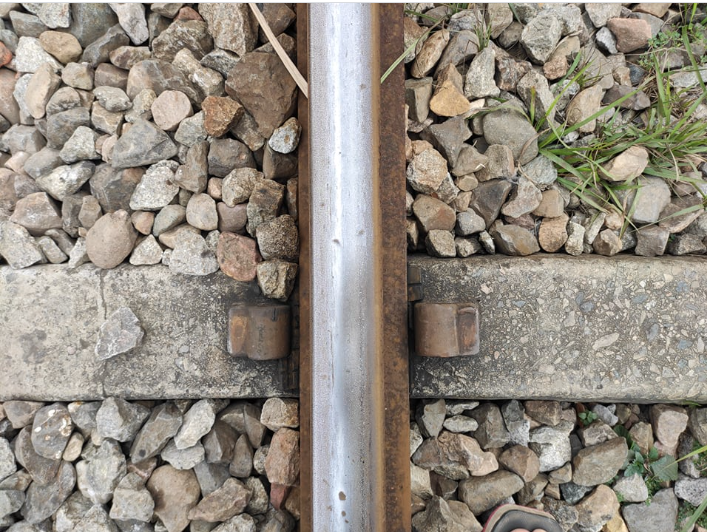
#> input picture dataset/Screenshot 2025-12-14 233505.png, 707 x 532 px; its folder holds only this picture in this run
$ python run_dataset.py
#> lines starting #> are read from the running program, lines starting #| are printed output that depends on the picture; after the words box and inside, x2 and y2 are one past the last pixel; in counts of white or black regions, pixels touching at a corner belong together
### simple_detector.py
import cv2
import numpy as np
import matplotlib.pyplot as plt
from typing import Dict

class RustDetector:
    def __init__(self):
        # HSV thresholds for rust detection
        self.rust_lower = np.array([5, 50, 50])
        self.rust_upper = np.array([25, 255, 200])

    def segment_rails(self, image: np.ndarray) -> np.ndarray:
        """Stage 1: Advanced metal detection - isolate only rail metal surfaces"""
        gray = cv2.cvtColor(image, cv2.COLOR_BGR2GRAY)

        # Metal detection using texture and intensity
        # Rails are typically darker, smoother, and more uniform than ballast

        # 1. Intensity-based filtering (rails are darker)
        _, dark_regions = cv2.threshold(gray, 120, 255, cv2.THRESH_BINARY_INV)

        # 2. Texture analysis - rails have less texture variation
        kernel = np.ones((5,5), np.float32) / 25
        smooth = cv2.filter2D(gray, -1, kernel)
        texture_diff = cv2.absdiff(gray, smooth)
        _, low_texture = cv2.threshold(texture_diff, 15, 255, cv2.THRESH_BINARY_INV)

        # 3. Edge-based rail detection
        edges = cv2.Canny(gray, 50, 150)

        # Detect long straight lines (rail edges)
        lines = cv2.HoughLinesP(edges, 1, np.pi/180, threshold=100, minLineLength=50, maxLineGap=10)
        line_mask = np.zeros_like(gray)

        if lines is not None:
            for line in lines:
                x1, y1, x2, y2 = line[0]
                # Only keep near-vertical or near-horizontal lines (rail orientation)
                angle = np.abs(np.arctan2(y2-y1, x2-x1) * 180 / np.pi)
                if angle < 30 or angle > 150:  # Vertical-ish lines
                    cv2.line(line_mask, (x1, y1), (x2, y2), 255, 8)

        # 4. Combine all metal detection criteria
        metal_mask = cv2.bitwise_and(dark_regions, low_texture)
        metal_mask = cv2.bitwise_and(metal_mask, cv2.dilate(line_mask, np.ones((5,5), np.uint8)))

        # 5. Morphological operations to clean up
        kernel = cv2.getStructuringElement(cv2.MORPH_RECT, (3, 15))
        metal_mask = cv2.morphologyEx(metal_mask, cv2.MORPH_CLOSE, kernel)

        # Remove small objects (pebbles, noise)
        kernel = cv2.getStructuringElement(cv2.MORPH_ELLIPSE, (7, 7))
        metal_mask = cv2.morphologyEx(metal_mask, cv2.MORPH_OPEN, kernel)

        return (metal_mask > 0).astype(np.uint8)

    def refine_rail_mask(self, mask: np.ndarray) -> np.ndarray:
        """Stage 2: Refine rail mask using morphological operations"""
        kernel = cv2.getStructuringElement(cv2.MORPH_ELLIPSE, (5, 5))

        # Close gaps in rails
        mask = cv2.morphologyEx(mask, cv2.MORPH_CLOSE, kernel)

        # Remove small noise
        mask = cv2.morphologyEx(mask, cv2.MORPH_OPEN, kernel)

        return mask

    def extract_rail_only(self, image: np.ndarray, rail_mask: np.ndarray) -> np.ndarray:
        """Stage 3: Extract only rail regions, remove ballast/pebbles"""
        rail_only = image.copy()
        rail_only[rail_mask == 0] = [0, 0, 0]  # Black out non-rail areas
        return rail_only

    def detect_rust_hsv(self, rail_image: np.ndarray, rail_mask: np.ndarray) -> np.ndarray:
        """Stage 4: Detect rust using HSV color space"""
        hsv = cv2.cvtColor(rail_image, cv2.COLOR_BGR2HSV)

        # Create rust mask based on color
        rust_mask = cv2.inRange(hsv, self.rust_lower, self.rust_upper)

        # Apply only to rail regions
        rust_mask = cv2.bitwise_and(rust_mask, rail_mask * 255)

        # Morphological cleanup
        kernel = cv2.getStructuringElement(cv2.MORPH_ELLIPSE, (3, 3))
        rust_mask = cv2.morphologyEx(rust_mask, cv2.MORPH_CLOSE, kernel)
        rust_mask = cv2.morphologyEx(rust_mask, cv2.MORPH_OPEN, kernel)

        return (rust_mask > 0).astype(np.uint8)

    def calculate_rust_severity(self, rust_mask: np.ndarray, rail_mask: np.ndarray) -> Dict:
        """Stage 5: Calculate rust severity metrics"""
        rail_pixels = np.sum(rail_mask)
        rust_pixels = np.sum(rust_mask)

        if rail_pixels == 0:
            return {"percentage": 0, "severity": "No Rails Detected", "regions": 0}

        rust_percentage = (rust_pixels / rail_pixels) * 100

        # Find rust regions
        contours, _ = cv2.findContours(rust_mask, cv2.RETR_EXTERNAL, cv2.CHAIN_APPROX_SIMPLE)
        num_regions = len(contours)

        # Classify severity
        if rust_percentage < 5:
            severity = "Healthy"
        elif rust_percentage < 15:
            severity = "Moderate Rust"
        else:
            severity = "Critical"

        return {
            "percentage": round(rust_percentage, 2),
            "severity": severity,
            "regions": num_regions,
            "rail_pixels": rail_pixels,
            "rust_pixels": rust_pixels
        }

    def process_image(self, image_path: str) -> Dict:
        """Complete pipeline: Process railway image and detect rust"""
        # Load image
        image = cv2.imread(image_path)
        if image is None:
            raise ValueError(f"Could not load image: {image_path}")

        print("Stage 1: Segmenting rails...")
        rail_mask = self.segment_rails(image)

        print("Stage 2: Refining rail mask...")
        rail_mask_refined = self.refine_rail_mask(rail_mask)

        print("Stage 3: Extracting rail regions...")
        rail_only = self.extract_rail_only(image, rail_mask_refined)

        print("Stage 4: Detecting rust...")
        rust_mask = self.detect_rust_hsv(rail_only, rail_mask_refined)

        print("Stage 5: Calculating severity...")
        severity_metrics = self.calculate_rust_severity(rust_mask, rail_mask_refined)

        # Generate intermediate processing images
        gray = cv2.cvtColor(image, cv2.COLOR_BGR2GRAY)
        _, binary_mask = cv2.threshold(gray, 120, 255, cv2.THRESH_BINARY_INV)

        # Texture analysis
        kernel = np.ones((5,5), np.float32) / 25
        smooth = cv2.filter2D(gray, -1, kernel)
        texture_diff = cv2.absdiff(gray, smooth)
        _, low_texture = cv2.threshold(texture_diff, 15, 255, cv2.THRESH_BINARY_INV)

        # Edge detection
        edges = cv2.Canny(gray, 50, 150)

        # HSV analysis
        hsv = cv2.cvtColor(rail_only, cv2.COLOR_BGR2HSV)

        # Morphological operations
        kernel_morph = cv2.getStructuringElement(cv2.MORPH_ELLIPSE, (7, 7))
        opened = cv2.morphologyEx(rail_mask_refined * 255, cv2.MORPH_OPEN, kernel_morph)

        return {
            "original_image": image,
            "binary_mask": binary_mask,
            "texture_mask": low_texture,
            "edges": edges,
            "rail_mask": rail_mask_refined,
            "morphological": opened,
            "rail_only": rail_only,
            "hsv_image": hsv,
            "rust_mask": rust_mask,
            "metrics": severity_metrics
        }

    def visualize_results(self, results: Dict, save_path: str = None):
        """Visualize detection results with green rail lines"""
        fig, axes = plt.subplots(2, 3, figsize=(15, 10))

        # Original image
        axes[0, 0].imshow(cv2.cvtColor(results["original_image"], cv2.COLOR_BGR2RGB))
        axes[0, 0].set_title("Original Image")
        axes[0, 0].axis('off')

        # Rail mask
        axes[0, 1].imshow(results["rail_mask"], cmap='gray')
        axes[0, 1].set_title("Rail Segmentation")
        axes[0, 1].axis('off')

        # Rail only
        axes[0, 2].imshow(cv2.cvtColor(results["rail_only"], cv2.COLOR_BGR2RGB))
        axes[0, 2].set_title("Rails Only (Ballast Removed)")
        axes[0, 2].axis('off')

        # Rust mask
        axes[1, 0].imshow(results["rust_mask"], cmap='Reds')
        axes[1, 0].set_title("Rust Detection")
        axes[1, 0].axis('off')

        # Overlay with green rail lines and red rust
        overlay = results["original_image"].copy()

        # Draw green lines for detected rails
        rail_contours, _ = cv2.findContours(results["rail_mask"], cv2.RETR_EXTERNAL, cv2.CHAIN_APPROX_SIMPLE)
        for contour in rail_contours:
            if cv2.contourArea(contour) > 1000:  # Only draw significant rail areas
                cv2.drawContours(overlay, [contour], -1, (0, 255, 0), 3)  # Green outline

        # Highlight rust areas in red
        overlay[results["rust_mask"] == 1] = [0, 0, 255]

        axes[1, 1].imshow(cv2.cvtColor(overlay, cv2.COLOR_BGR2RGB))
        axes[1, 1].set_title("Green=Rails, Red=Rust")
        axes[1, 1].axis('off')

        # Metrics
        metrics = results["metrics"]
        axes[1, 2].text(0.1, 0.8, f"Rust Percentage: {metrics['percentage']}%", fontsize=12)
        axes[1, 2].text(0.1, 0.6, f"Severity: {metrics['severity']}", fontsize=12)
        axes[1, 2].text(0.1, 0.4, f"Rust Regions: {metrics['regions']}", fontsize=12)
        axes[1, 2].text(0.1, 0.2, f"Rail Pixels: {metrics['rail_pixels']}", fontsize=10)
        axes[1, 2].set_title("Analysis Results")
        axes[1, 2].axis('off')

        plt.tight_layout()

        if save_path:
            plt.savefig(save_path, dpi=300, bbox_inches='tight')
        plt.show()

# [15 lines that do not run on import are left out]

### run_dataset.py
import os
import glob
from simple_detector import RustDetector

def process_dataset():
    """Process all images from dataset folder"""
    detector = RustDetector()
    dataset_path = r"C:\Users\abhih\Desktop\Track investigative bot\rusty2\dataset"

    # Find all image files
    image_files = glob.glob(os.path.join(dataset_path, "*.png"))

    print(f"Found {len(image_files)} images to process")

    # Create results folder
    results_folder = os.path.join(dataset_path, "results")
    os.makedirs(results_folder, exist_ok=True)

    # Process each image
    for i, image_path in enumerate(image_files):
        print(f"\nProcessing {i+1}/{len(image_files)}: {os.path.basename(image_path)}")

        try:
            results = detector.process_image(image_path)
#> in process_image, image is the input picture: shape (532, 707, 3); mean B, G, R 128.6, 139.3, 147.1
#> in segment_rails, `_, dark_regions = cv2.threshold(gray, 120, 255, cv2.THRESH_BINARY_INV)`:
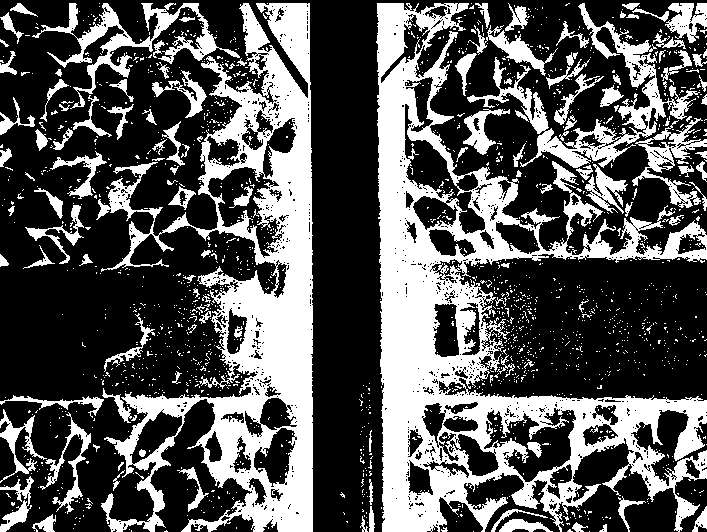
#> dark_regions: shape (532, 707); 33.9% white; 1736 white regions (1615 under 20 px), largest, box (x1, y1, x2, y2) and area: (376, 3, 707, 532) 52111, (96, 3, 313, 532) 39205, (467, 3, 700, 168) 6305
#> in segment_rails, `_, low_texture = cv2.threshold(texture_diff, 15, 255, cv2.THRESH_BINAR..`: low_texture: shape (532, 707); 70.7% white; black in thin lines or dots
#> in segment_rails, `edges = cv2.Canny(gray, 50, 150)`:
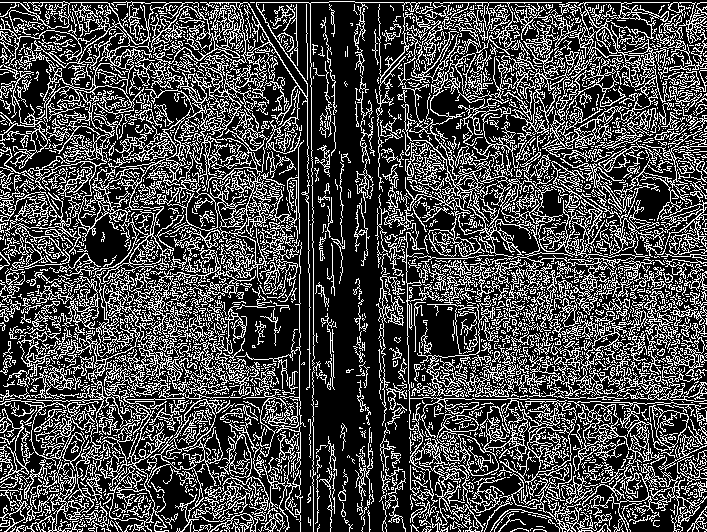
#> edges: shape (532, 707); 28.8% white in thin lines or dots
#> in segment_rails, `lines = cv2.HoughLinesP(edges, 1, np.pi/180, threshold=100, minLineLen..`: lines = 1402 rows, first 6: [355, 2, 706, 2], [363, 154, 706, 497], [15, 495, 96, 414], [41, 455, 329, 167], [265, 375, 327, 313], [0, 424, 321, 246]
#> the loop in segment_rails, `for line in lines:` made 1402 passes
#> (x1, y1, x2, y2, angle) on passes 1 to 3: (355, 2, 706, 2, 0), (363, 154, 706, 497, 45), (15, 495, 96, 414, 45)
#> after the loop in segment_rails, `for line in lines:`:
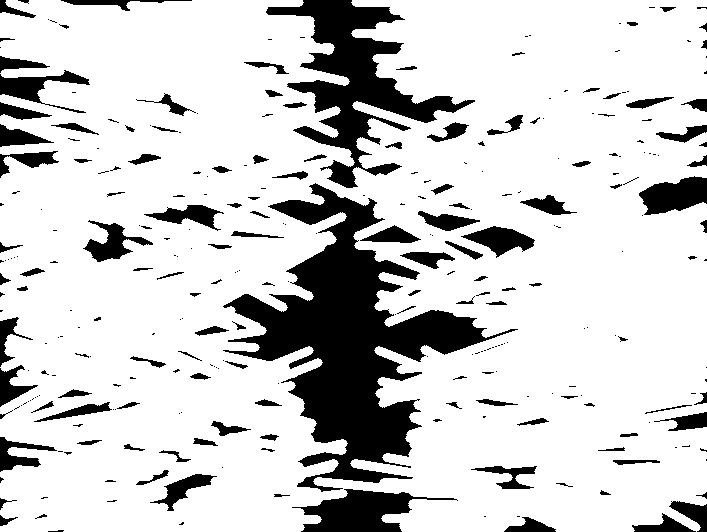
#> line_mask: shape (532, 707); 81.5% white; 303 black regions (171 under 20 px), largest, box (x1, y1, x2, y2) and area: (223, 183, 518, 492) 28769, (266, 0, 475, 188) 11721, (292, 489, 458, 532) 3463
#> in segment_rails, `metal_mask = cv2.bitwise_and(dark_regions, low_texture)`: metal_mask: shape (532, 707); 22.2% white; 3094 white regions (2844 under 20 px), largest, box (x1, y1, x2, y2) and area: (376, 5, 528, 532) 22731, (203, 5, 313, 532) 21040, (464, 395, 684, 474) 3997
#> in segment_rails, `metal_mask = cv2.bitwise_and(metal_mask, cv2.dilate(line_mask, np.ones..`: metal_mask: shape (532, 707); 19.4% white; 3042 white regions (2778 under 20 px), largest, box (x1, y1, x2, y2) and area: (203, 276, 313, 491) 6542, (213, 5, 312, 221) 5724, (379, 240, 486, 329) 4036
#> in segment_rails, `kernel = cv2.getStructuringElement(cv2.MORPH_RECT, (3, 15))`: kernel = 15 rows, first 8: [1, 1, 1], [1, 1, 1], [1, 1, 1], [1, 1, 1], [1, 1, 1], [1, 1, 1], [1, 1, 1], [1, 1, 1]
#> in segment_rails, `metal_mask = cv2.morphologyEx(metal_mask, cv2.MORPH_CLOSE, kernel)`: metal_mask: shape (532, 707); 36.8% white; 143 white regions (100 under 20 px), largest, box (x1, y1, x2, y2) and area: (376, 0, 707, 532) 78547, (47, 0, 313, 532) 47307, (0, 396, 64, 532) 2022
#> in segment_rails, `metal_mask = cv2.morphologyEx(metal_mask, cv2.MORPH_OPEN, kernel)`: metal_mask: shape (532, 707); 33.4% white; 84 white regions, largest, box (x1, y1, x2, y2) and area: (377, 106, 707, 532) 41334, (182, 0, 313, 532) 32575, (532, 0, 707, 224) 14071
#> in refine_rail_mask, `kernel = cv2.getStructuringElement(cv2.MORPH_ELLIPSE, (5, 5))`: kernel = [[0, 0, 1, 0, 0], [1, 1, 1, 1, 1], [1, 1, 1, 1, 1], [1, 1, 1, 1, 1], [0, 0, 1, 0, 0]]
#> in refine_rail_mask, `mask = cv2.morphologyEx(mask, cv2.MORPH_CLOSE, kernel)`: mask: shape (532, 707); values 0 (black) and 1 (white), 33.9% white; 68 white regions, largest, box (x1, y1, x2, y2) and area: (377, 0, 707, 532) 47570, (177, 0, 313, 532) 33081, (465, 0, 707, 224) 18151
#> in refine_rail_mask, `mask = cv2.morphologyEx(mask, cv2.MORPH_OPEN, kernel)`: mask: shape (532, 707); values 0 (black) and 1 (white), 33.9% white; 75 white regions, largest, box (x1, y1, x2, y2) and area: (377, 0, 707, 532) 47447, (177, 0, 313, 532) 33078, (465, 0, 707, 224) 17782
#> in detect_rust_hsv, `hsv = cv2.cvtColor(rail_image, cv2.COLOR_BGR2HSV)`: hsv: shape (532, 707, 3); mean H, S, V 7.2, 20.6, 34.8
#> in detect_rust_hsv, `rust_mask = cv2.inRange(hsv, self.rust_lower, self.rust_upper)`: rust_mask: shape (532, 707); 14.5% white; 936 white regions (741 under 20 px), largest, box (x1, y1, x2, y2) and area: (210, 3, 311, 299) 10558, (377, 58, 421, 329) 7101, (269, 395, 312, 532) 3224
#> in detect_rust_hsv, `kernel = cv2.getStructuringElement(cv2.MORPH_ELLIPSE, (3, 3))`: kernel = [[0, 1, 0], [1, 1, 1], [0, 1, 0]]
#> in detect_rust_hsv, `rust_mask = cv2.morphologyEx(rust_mask, cv2.MORPH_CLOSE, kernel)`: rust_mask: shape (532, 707); 15.4% white; 681 white regions (507 under 20 px), largest, box (x1, y1, x2, y2) and area: (210, 3, 311, 299) 11177, (377, 58, 449, 329) 7602, (382, 431, 480, 532) 4815
#> in detect_rust_hsv, `rust_mask = cv2.morphologyEx(rust_mask, cv2.MORPH_OPEN, kernel)`:
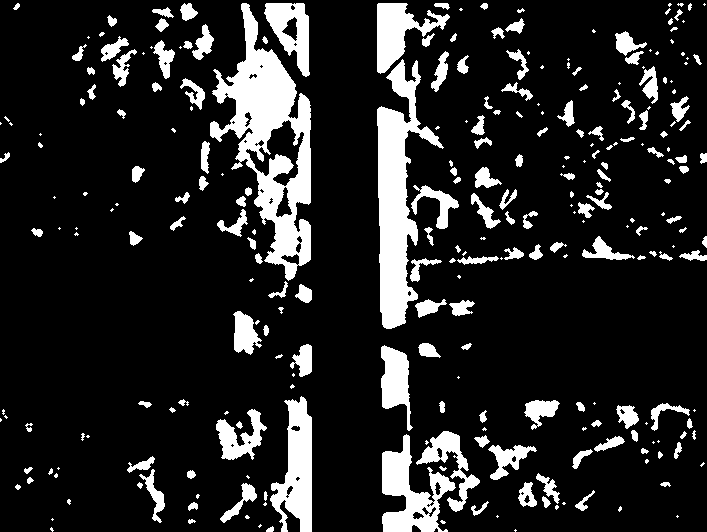
#> rust_mask: shape (532, 707); 14.5% white; 280 white regions (108 under 20 px), largest, box (x1, y1, x2, y2) and area: (210, 3, 311, 281) 10906, (377, 59, 444, 329) 7551, (270, 396, 312, 532) 3330
#> in detect_rust_hsv, `return (rust_mask > 0).astype(np.uint8)`: returned value: shape (532, 707); values 0 (black) and 1 (white), 14.5% white; 280 white regions (108 under 20 px)
#> in calculate_rust_severity, `rail_pixels = np.sum(rail_mask)`: rail_pixels = 127567
#> in calculate_rust_severity, `rust_pixels = np.sum(rust_mask)`: rust_pixels = 54611
#> in calculate_rust_severity, `rust_percentage = (rust_pixels / rail_pixels) * 100`: rust_percentage = 42.81
#> in calculate_rust_severity, `contours, _ = cv2.findContours(rust_mask, cv2.RETR_EXTERNAL, cv2.CHAIN..`: contours = 280 contours, 136 with area under 20; largest, box (x1, y1, x2, y2) and area: (210, 3, 311, 281) 12440, (377, 59, 444, 329) 7174, (382, 434, 456, 532) 3214, (270, 396, 312, 532) 3211, (377, 3, 450, 74) 2087
#> in calculate_rust_severity, `num_regions = len(contours)`: num_regions = 280
#> in process_image, `severity_metrics = self.calculate_rust_severity(rust_mask, rail_mask_r..`: severity_metrics = {'percentage': 42.81, 'severity': 'Critical', 'regions': 280, 'rail_pixels': 127567, 'rust_pixels': 54611}
#> in process_image, `opened = cv2.morphologyEx(rail_mask_refined * 255, cv2.MORPH_OPEN, ker..`: opened: shape (532, 707); 33.9% white; 80 white regions
#> results = 10 items
            metrics = results['metrics']
#> metrics has the same summary as severity_metrics in process_image

            # Save visualization
            result_name = os.path.splitext(os.path.basename(image_path))[0]
            save_path = os.path.join(results_folder, f"{result_name}_analysis.png")
            detector.visualize_results(results, save_path)
#> in visualize_results, `rail_contours, _ = cv2.findContours(results["rail_mask"], cv2.RETR_EXT..`: rail_contours = 75 contours, 2 with area under 20; largest, box (x1, y1, x2, y2) and area: (377, 0, 707, 532) 49274, (177, 0, 313, 532) 35663, (465, 0, 707, 224) 17356, (115, 395, 200, 532) 3500, (72, 0, 176, 93) 3487
#> the loop in visualize_results, `for contour in rail_contours:` made 75 passes
#> after the loop in visualize_results, `for contour in rail_contours:`:
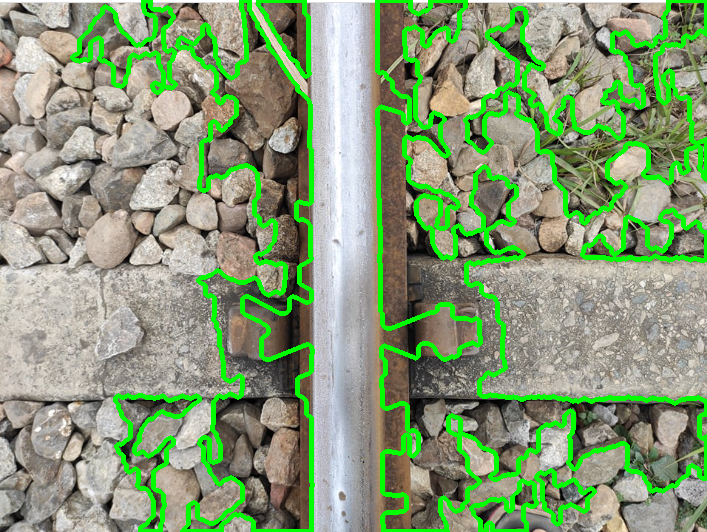
#> overlay: shape (532, 707, 3); 11.66% of pixels changed, all inside (x1, y1, x2, y2) = (70, 0, 707, 532)
#> in visualize_results, `overlay[results["rust_mask"] == 1] = [0, 0, 255]`:
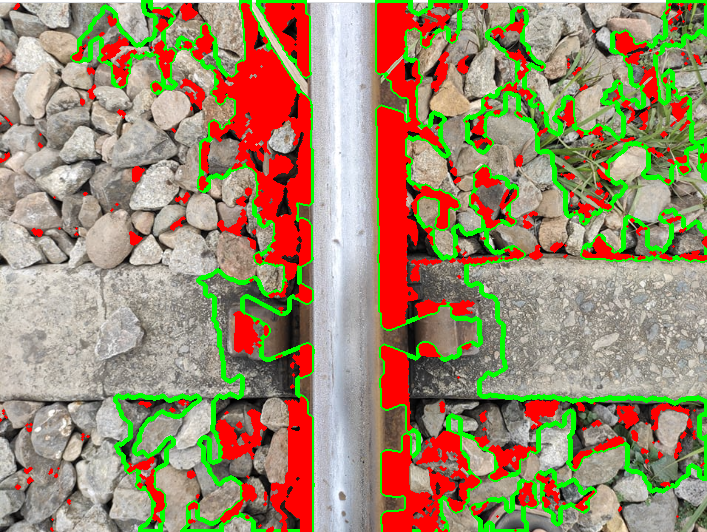
#> overlay: shape (532, 707, 3); 14.52% of pixels changed, all inside (x1, y1, x2, y2) = (0, 3, 707, 532)
#> in visualize_results, `metrics = results["metrics"]`: metrics has the same summary as severity_metrics in process_image
#> in visualize_results, `plt.savefig(save_path, dpi=300, bbox_inches='tight')`:
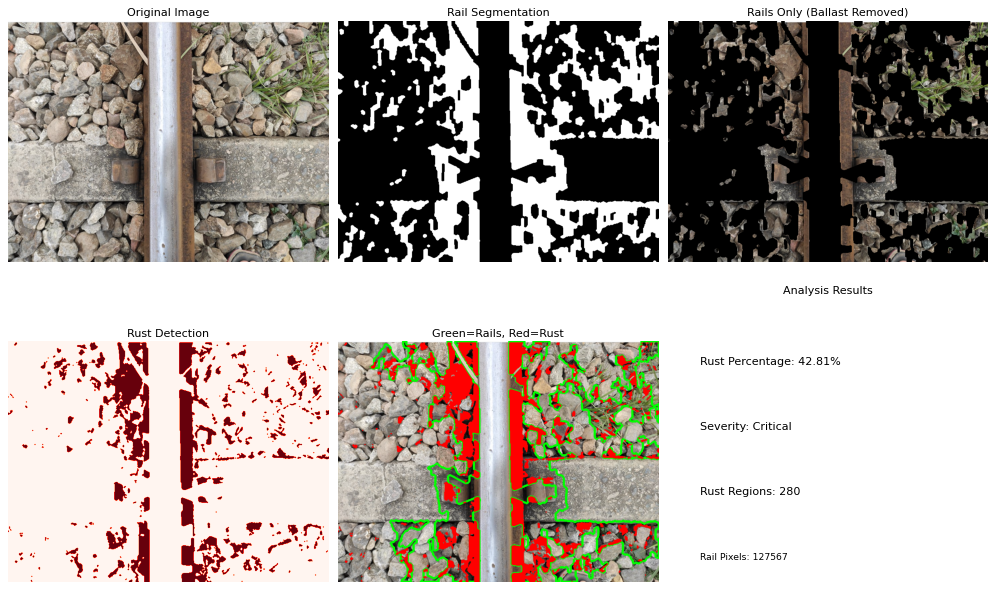
#> figure drawn by matplotlib, 5 panels

            print(f"  Rust: {metrics['percentage']}% - {metrics['severity']} - {metrics['regions']} regions")
#|   Rust: 42.81% - Critical - 280 regions

        except Exception as e:
            print(f"  Error: {e}")

    print(f"\nResults saved in: {results_folder}")

if __name__ == "__main__":
    process_dataset()
